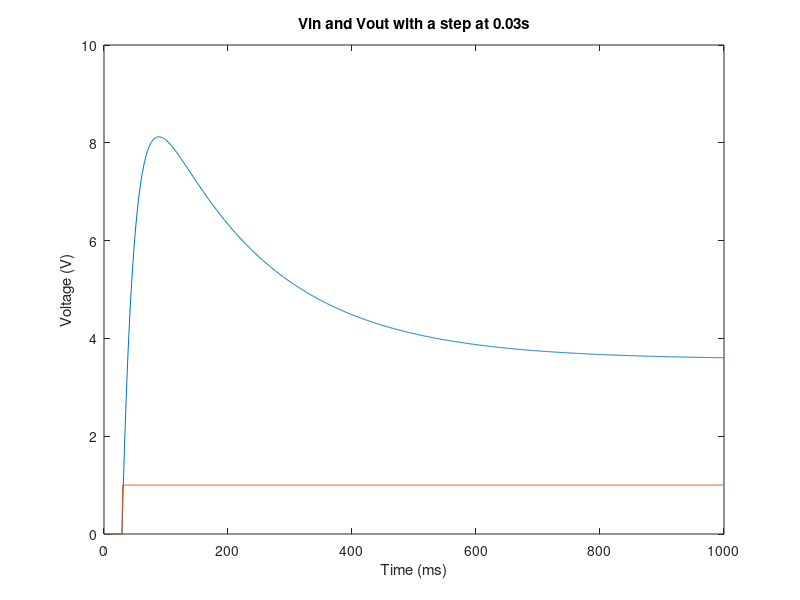
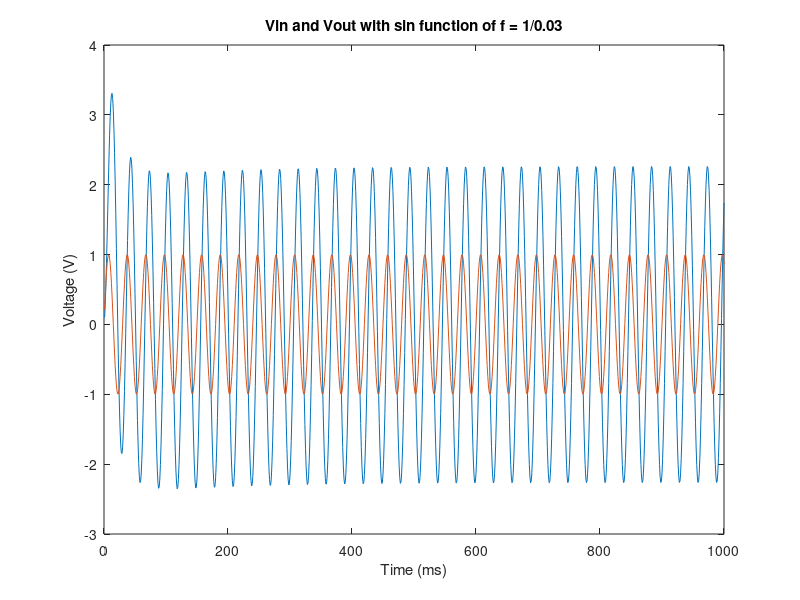
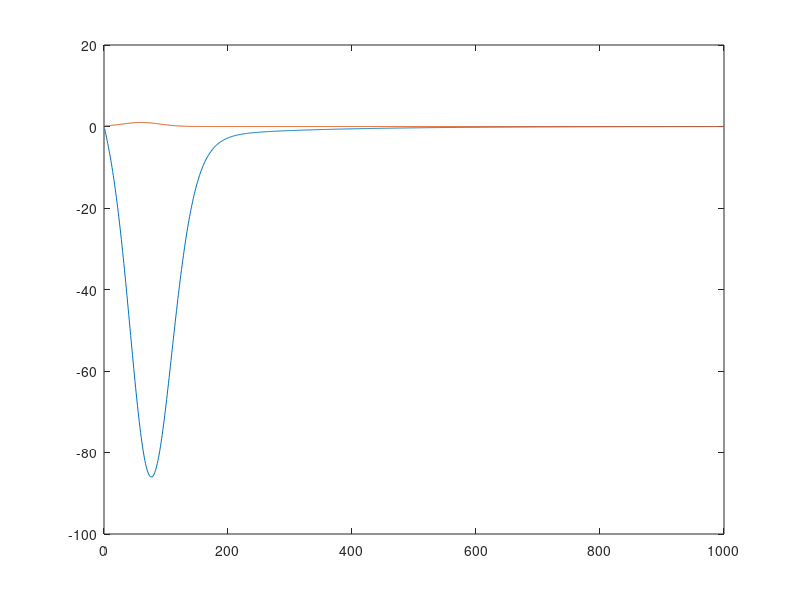

MATLAB code for these plots, in order:
close all
clear 

R1 = 1;
G1 = 1/R1;
c = 0.25;
R2 = 2;
G2 = 1/R2;
L = 0.2;
R3 = 10;
G3 = 1/R3;
a = 100;
R4 = 0.1;
G4 = 1/R4;
Ro = 1000;
Go = 1/Ro;
Vin = 1;

C = [0 0 0 0 0 0 0;
    -c c 0 0 0 0 0;
    0 0 -L 0 0 0 0;
    0 0 0 0 0 0 0;
    0 0 0 0 0 0 0;
    0 0 0 0 0 0 0;
    0 0 0 0 0 0 0;];

G = [1 0 0 0 0 0 0;
    -G2 G1+G2 -1 0 0 0 0;
    0 1 0 -1 0 0 0;
    0 0 -1 G3 0 0 0;
    0 0 0 0 -a 1 0;
    0 0 0 G3 -1 0 0;
    0 0 0 0 0 -G4 G4+Go];

F = [Vin;
    0;
    0;
    0;
    0;
    0;
    0;];

Foff = [Vin-Vin;
        0;
        0;
        0;
        0;
        0;
        0;];
    
V1 = zeros(7, 1000);
Vstart = zeros(7, 1);
dt = 1e-3;
for i = 1:1000

    if i < 30
        V1(:,i) = (C./dt+G)\(Foff+C*Vstart/dt);
    elseif i == 30
        V1(:,i) = (C./dt+G)\(F+C*Vstart/dt);
    else
        V1(:,i) = (C./dt+G)\(F+C*Vpast/dt);
    end
    Vpast = V1(:, i);
    
end
figure(1)
plot(1:1000, V1(7,:))
hold on
plot(1:1000, V1(1,:))
title('Vin and Vout with a step at 0.03s')
xlabel('Time (ms)')
ylabel('Voltage (V)')

V2 = zeros(7, 1000);
Fsin = zeros(7,1);
for j = 1:1000

    Vsin = sin(2*pi*(1/0.03)*j/1000);
    Fsin(1,1) = Vsin;
    if j == 1
        V2(:,j) = (C./dt+G)\(Fsin+C*Vstart/dt);
    else
        V2(:,j) = (C./dt+G)\(Fsin+C*Vpast/dt);
    end
    Vpast = V2(:, j);
        
end
figure(2)
plot(1:1000, V2(7,:))
hold on
plot(1:1000, V2(1,:))
title('Vin and Vout with sin function of f = 1/0.03')
xlabel('Time (ms)')
ylabel('Voltage (V)')

V3 = zeros(7, 1000);
Fguass = zeros(7,1);
for k = 1:1000

    Vgauss = exp(-1/2*((k/1000-0.06)/(0.03))^2);
    Fgauss(1,1) = Vgauss;
    if k == 1
        V3(:,k) = (C./dt+G)\(Fgauss+C*Vstart/dt);
    else
        V3(:,k) = (C./dt+G)\(Fgauss+C*Vpast/dt);
    end
    Vpast = V3(:, k);
        
end
figure(3)
plot(1:1000, V3(7,:))
hold on
plot(1:1000, V3(1,:))